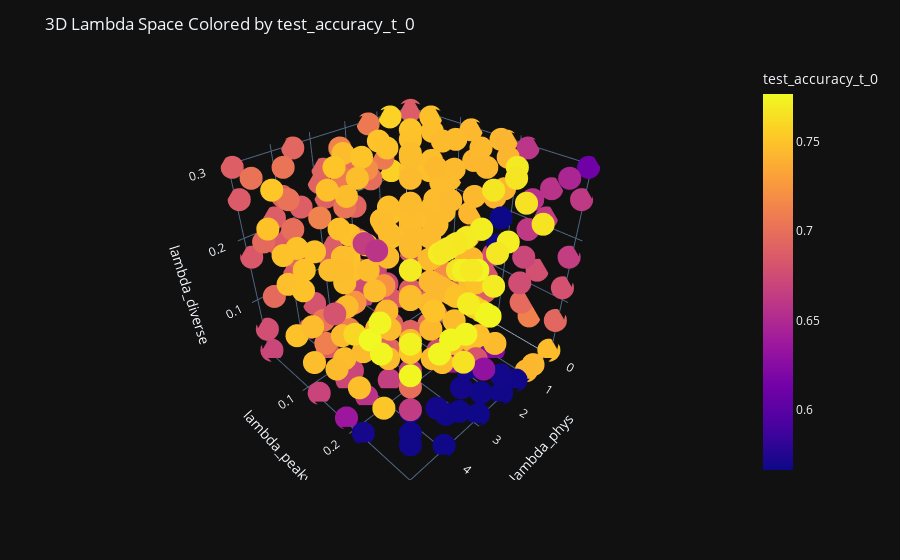
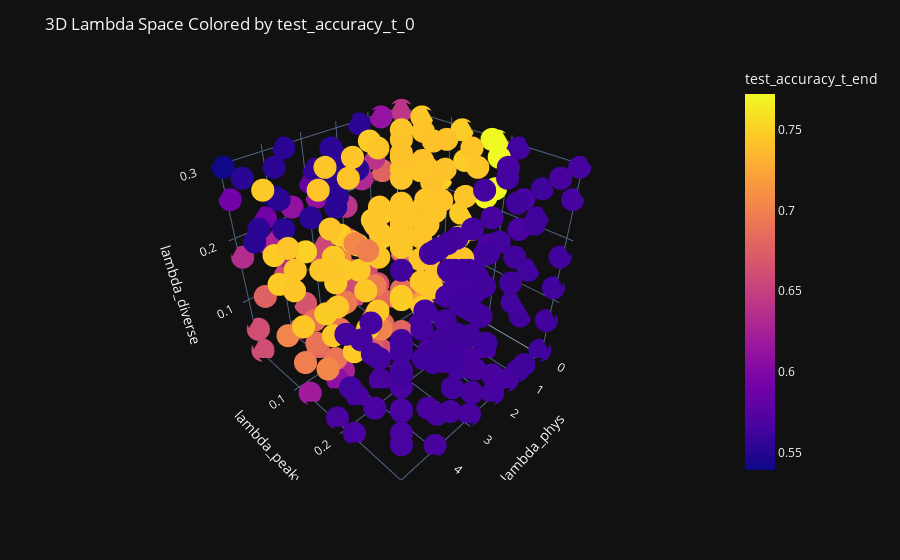

Here is the notebook cell these charts were saved with, in order:
### Code cell
## 2. 3D Scatter of Lambdas vs Accuracy

fig = px.scatter_3d(df, x=lambda_cols[0], y=lambda_cols[1], z=lambda_cols[2],
                    color="test_accuracy_t_0", hover_data=["run_id"])
fig.update_layout(title="3D Lambda Space Colored by test_accuracy_t_0")
fig.show()

fig = px.scatter_3d(df, x=lambda_cols[0], y=lambda_cols[1], z=lambda_cols[2],
                    color="test_accuracy_t_end", hover_data=["run_id"])
fig.update_layout(title="3D Lambda Space Colored by test_accuracy_t_0")
fig.show()

### Figure 1 — Plotly figure (JSON) as saved in the notebook; plotly's stock layout.template omitted (floating-point values rounded to 4 significant figures; data arrays with more than 128 entries replaced by an {"elided": "..."} marker saying what was removed)
{"data": [{"customdata": {"elided": "385x1 str values"}, "hovertemplate": "lambda_phys=%{x}<br>lambda_peaky=%{y}<br>lambda_diverse=%{z}<br>run_id=%{customdata[0]}<br>test_accuracy_t_0=%{marker.color}<extra></extra>", "legendgroup": "", "marker": {"color": {"elided": "385 float values"}, "coloraxis": "coloraxis", "symbol": "circle"}, "mode": "markers", "name": "", "scene": "scene", "showlegend": false, "x": {"elided": "385 float values"}, "y": {"elided": "385 float values"}, "z": {"elided": "385 float values"}, "type": "scatter3d"}], "layout": {"scene": {"domain": {"x": [0.0, 1.0], "y": [0.0, 1.0]}, "xaxis": {"title": {"text": "lambda_phys"}}, "yaxis": {"title": {"text": "lambda_peaky"}}, "zaxis": {"title": {"text": "lambda_diverse"}}}, "coloraxis": {"colorbar": {"title": {"text": "test_accuracy_t_0"}}, "colorscale": [[0.0, "#0d0887"], [0.1111, "#46039f"], [0.2222, "#7201a8"], [0.3333, "#9c179e"], [0.4444, "#bd3786"], [0.5556, "#d8576b"], [0.6667, "#ed7953"], [0.7778, "#fb9f3a"], [0.8889, "#fdca26"], [1.0, "#f0f921"]]}, "legend": {"tracegroupgap": 0}, "margin": {"t": 60}, "title": {"text": "3D Lambda Space Colored by test_accuracy_t_0"}}}

### Figure 2 — Plotly figure (JSON) as saved in the notebook; plotly's stock layout.template omitted (floating-point values rounded to 4 significant figures; data arrays with more than 128 entries replaced by an {"elided": "..."} marker saying what was removed)
{"data": [{"customdata": {"elided": "385x1 str values"}, "hovertemplate": "lambda_phys=%{x}<br>lambda_peaky=%{y}<br>lambda_diverse=%{z}<br>run_id=%{customdata[0]}<br>test_accuracy_t_end=%{marker.color}<extra></extra>", "legendgroup": "", "marker": {"color": {"elided": "385 float values"}, "coloraxis": "coloraxis", "symbol": "circle"}, "mode": "markers", "name": "", "scene": "scene", "showlegend": false, "x": {"elided": "385 float values"}, "y": {"elided": "385 float values"}, "z": {"elided": "385 float values"}, "type": "scatter3d"}], "layout": {"scene": {"domain": {"x": [0.0, 1.0], "y": [0.0, 1.0]}, "xaxis": {"title": {"text": "lambda_phys"}}, "yaxis": {"title": {"text": "lambda_peaky"}}, "zaxis": {"title": {"text": "lambda_diverse"}}}, "coloraxis": {"colorbar": {"title": {"text": "test_accuracy_t_end"}}, "colorscale": [[0.0, "#0d0887"], [0.1111, "#46039f"], [0.2222, "#7201a8"], [0.3333, "#9c179e"], [0.4444, "#bd3786"], [0.5556, "#d8576b"], [0.6667, "#ed7953"], [0.7778, "#fb9f3a"], [0.8889, "#fdca26"], [1.0, "#f0f921"]]}, "legend": {"tracegroupgap": 0}, "margin": {"t": 60}, "title": {"text": "3D Lambda Space Colored by test_accuracy_t_0"}}}
